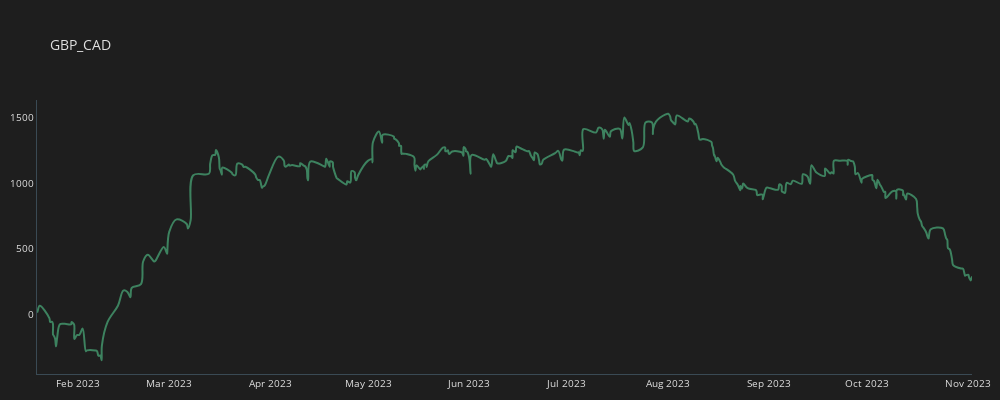

The notebook cell this image was saved under:
### Code cell
plot_line(trades_gbp_cad, "GBP_CAD")

### Figure 1 — Plotly figure (JSON) as saved in the notebook; plotly's stock layout.template omitted (floating-point values rounded to 4 significant figures; data arrays with more than 128 entries replaced by an {"elided": "..."} marker saying what was removed)
{"data": [{"line": {"color": "#3d825f", "shape": "spline", "width": 2}, "mode": "lines", "name": "GBP_CAD", "type": "scatter", "x": {"elided": "355 str values"}, "y": {"elided": "355 float values"}}], "layout": {"font": {"color": "#e1e1e1", "size": 10}, "height": 400, "margin": {"b": 10, "l": 15, "r": 15}, "paper_bgcolor": "#1e1e1e", "plot_bgcolor": "#1e1e1e", "title": {"text": "GBP_CAD"}, "width": 1000, "xaxis": {"linecolor": "#3a4a54", "linewidth": 1, "showgrid": false, "zeroline": false}, "yaxis": {"linecolor": "#3a4a54", "linewidth": 1, "showgrid": false, "zeroline": false}}}
